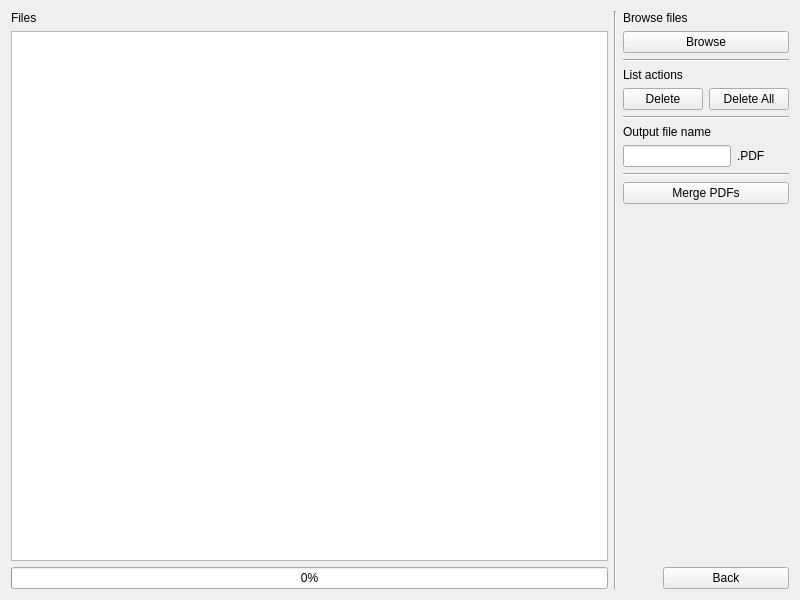
<?xml version="1.0" encoding="UTF-8"?>
<ui version="4.0">
    <class>Form</class>
    <widget class="QWidget" name="Form">
        <property name="geometry">
            <rect>
                <x>0</x>
                <y>0</y>
                <width>800</width>
                <height>600</height>
            </rect>
        </property>
        <property name="windowTitle">
            <string>Form</string>
        </property>
        <layout class="QHBoxLayout" name="horizontalLayout_2">
            <item>
                <layout class="QHBoxLayout" name="horizontalLayout">
                    <item>
                        <layout class="QVBoxLayout" name="verticalLayout_3">
                            <item>
                                <widget class="QLabel" name="label">
                                    <property name="text">
                                        <string>Files</string>
                                    </property>
                                </widget>
                            </item>
                            <item>
                                <widget class="ListFileEdit" name="listFiles">
                                    <property name="dragEnabled">
                                        <bool>true</bool>
                                    </property>
                                    <property name="dragDropMode">
                                        <enum>QAbstractItemView::DragDrop</enum>
                                    </property>
                                    <property name="defaultDropAction">
                                        <enum>Qt::MoveAction</enum>
                                    </property>
                                    <property name="alternatingRowColors">
                                        <bool>true</bool>
                                    </property>
                                    <property name="selectionMode">
                                        <enum>QAbstractItemView::ExtendedSelection</enum>
                                    </property>
                                    <property name="selectionBehavior">
                                        <enum>QAbstractItemView::SelectItems</enum>
                                    </property>
                                    <property name="sortingEnabled">
                                        <bool>false</bool>
                                    </property>
                                </widget>
                            </item>
                            <item>
                                <widget class="QProgressBar" name="progressBar">
                                    <property name="value">
                                        <number>0</number>
                                    </property>
                                </widget>
                            </item>
                        </layout>
                    </item>
                    <item>
                        <widget class="Line" name="line">
                            <property name="orientation">
                                <enum>Qt::Vertical</enum>
                            </property>
                        </widget>
                    </item>
                    <item>
                        <layout class="QVBoxLayout" name="verticalLayout">
                            <item>
                                <widget class="QLabel" name="label_2">
                                    <property name="text">
                                        <string>Browse files</string>
                                    </property>
                                </widget>
                            </item>
                            <item>
                                <widget class="QPushButton" name="btnBrowse">
                                    <property name="sizePolicy">
                                        <sizepolicy hsizetype="Preferred" vsizetype="Fixed">
                                            <horstretch>0</horstretch>
                                            <verstretch>0</verstretch>
                                        </sizepolicy>
                                    </property>
                                    <property name="text">
                                        <string>Browse</string>
                                    </property>
                                </widget>
                            </item>
                            <item>
                                <widget class="Line" name="line_2">
                                    <property name="orientation">
                                        <enum>Qt::Horizontal</enum>
                                    </property>
                                </widget>
                            </item>
                            <item>
                                <widget class="QLabel" name="label_3">
                                    <property name="text">
                                        <string>List actions</string>
                                    </property>
                                </widget>
                            </item>
                            <item>
                                <layout class="QGridLayout" name="gridLayout">
                                    <item row="0" column="0">
                                        <widget class="QPushButton" name="btnDelete">
                                            <property name="sizePolicy">
                                                <sizepolicy hsizetype="Fixed" vsizetype="Fixed">
                                                    <horstretch>0</horstretch>
                                                    <verstretch>0</verstretch>
                                                </sizepolicy>
                                            </property>
                                            <property name="text">
                                                <string>Delete</string>
                                            </property>
                                        </widget>
                                    </item>
                                    <item row="0" column="1">
                                        <widget class="QPushButton" name="btnDeleteAll">
                                            <property name="sizePolicy">
                                                <sizepolicy hsizetype="Fixed" vsizetype="Fixed">
                                                    <horstretch>0</horstretch>
                                                    <verstretch>0</verstretch>
                                                </sizepolicy>
                                            </property>
                                            <property name="text">
                                                <string>Delete All</string>
                                            </property>
                                        </widget>
                                    </item>
                                </layout>
                            </item>
                            <item>
                                <widget class="Line" name="line_3">
                                    <property name="orientation">
                                        <enum>Qt::Horizontal</enum>
                                    </property>
                                </widget>
                            </item>
                            <item>
                                <widget class="QLabel" name="label_4">
                                    <property name="text">
                                        <string>Output file name</string>
                                    </property>
                                </widget>
                            </item>
                            <item>
                                <layout class="QGridLayout" name="gridLayout_2">
                                    <item row="0" column="0">
                                        <widget class="QLineEdit" name="txtFileName">
                                            <property name="sizePolicy">
                                                <sizepolicy hsizetype="Fixed" vsizetype="Fixed">
                                                    <horstretch>0</horstretch>
                                                    <verstretch>0</verstretch>
                                                </sizepolicy>
                                            </property>
                                        </widget>
                                    </item>
                                    <item row="0" column="1">
                                        <widget class="QLabel" name="label_5">
                                            <property name="text">
                                                <string>.PDF</string>
                                            </property>
                                        </widget>
                                    </item>
                                </layout>
                            </item>
                            <item>
                                <widget class="Line" name="line_4">
                                    <property name="orientation">
                                        <enum>Qt::Horizontal</enum>
                                    </property>
                                </widget>
                            </item>
                            <item>
                                <widget class="QPushButton" name="btnMerge">
                                    <property name="sizePolicy">
                                        <sizepolicy hsizetype="Preferred" vsizetype="Fixed">
                                            <horstretch>0</horstretch>
                                            <verstretch>0</verstretch>
                                        </sizepolicy>
                                    </property>
                                    <property name="text">
                                        <string>Merge PDFs</string>
                                    </property>
                                </widget>
                            </item>
                            <item>
                                <spacer name="verticalSpacer">
                                    <property name="orientation">
                                        <enum>Qt::Vertical</enum>
                                    </property>
                                    <property name="sizeHint" stdset="0">
                                        <size>
                                            <width>20</width>
                                            <height>40</height>
                                        </size>
                                    </property>
                                </spacer>
                            </item>
                            <item>
                                <layout class="QHBoxLayout" name="horizontalLayout_3">
                                    <item>
                                        <spacer name="horizontalSpacer">
                                            <property name="orientation">
                                                <enum>Qt::Horizontal</enum>
                                            </property>
                                            <property name="sizeType">
                                                <enum>QSizePolicy::Preferred</enum>
                                            </property>
                                            <property name="sizeHint" stdset="0">
                                                <size>
                                                    <width>40</width>
                                                    <height>20</height>
                                                </size>
                                            </property>
                                        </spacer>
                                    </item>
                                    <item>
                                        <widget class="QPushButton" name="btnBack">
                                            <property name="text">
                                                <string>Back</string>
                                            </property>
                                        </widget>
                                    </item>
                                </layout>
                            </item>
                        </layout>
                    </item>
                </layout>
            </item>
        </layout>
    </widget>
    <customwidgets>
        <customwidget>
            <class>ListFileEdit</class>
            <extends>QListWidget</extends>
            <header>ListFileEdit</header>
        </customwidget>
    </customwidgets>
    <resources/>
    <connections/>
</ui>
